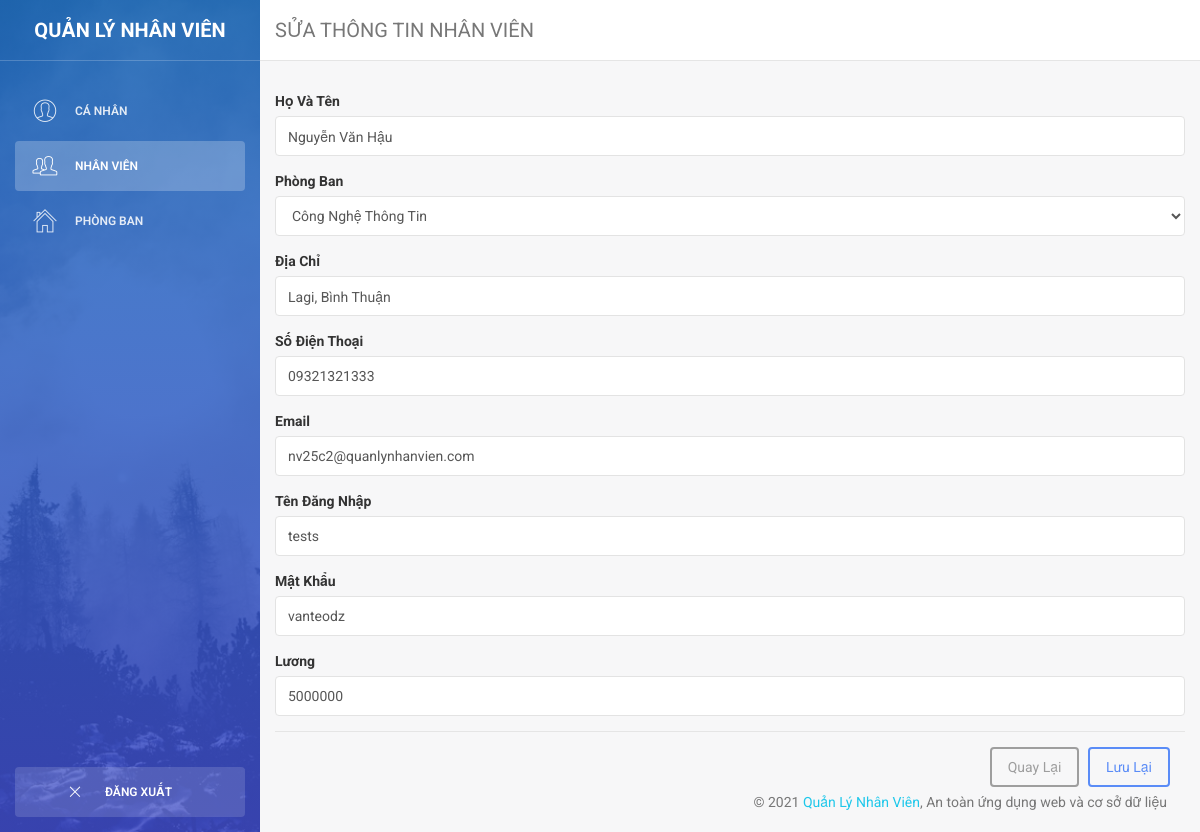
The page /sua_nhanvien.php?id=51 (signed in) on the database its author committed.
### tables this page shows
CREATE TABLE `nhanvien` (
  `ID` int(5) UNSIGNED NOT NULL,
  `HOTEN` varchar(255) NOT NULL,
  `MAPB` varchar(10) DEFAULT NULL,
  `PHAI` varchar(10) NOT NULL,
  `DIACHI` varchar(255) DEFAULT NULL,
  `SDT` varchar(20) DEFAULT NULL,
  `EMAIL` varchar(255) DEFAULT NULL,
  `USERNAME` varchar(32) DEFAULT NULL,
  `PASSWORD` varchar(100) DEFAULT NULL,
  `LUONG` varchar(100) DEFAULT NULL,
  `isAdmin` int(11) DEFAULT NULL
);

CREATE TABLE `phongban` (
  `MAPB` varchar(5) NOT NULL,
  `TENPB` varchar(50) DEFAULT NULL
);

### sua_nhanvien.php (the view, shortened to what this page needs)
<?php
    $ciphering = "AES-256-CTR";
    $option = 0;
    $encryption_iv = '1122334455667788';
    $encryption_key = "aaaaaaaa";
    require 'connectdatabase.php';
    if(isset($_GET["id"])) {
        $id = $_GET["id"];
        $sql_sel = "SELECT id ,hoten, mapb, diachi,sdt ,email ,username,password,luong FROM nhanvien WHERE `id` = $id";
        $result = $conn->query($sql_sel);
        $rows = mysqli_fetch_array($result);
    }
?>
<!doctype html>
<html lang="en">
<head>
    <link href="assets/css/bootstrap.min.css" rel="stylesheet" />
    <link href="assets/css/animate.min.css" rel="stylesheet"/>
    <link href="assets/css/light-bootstrap-dashboard.css" rel="stylesheet"/>
    <link href="assets/css/demo.css" rel="stylesheet" />
    <link href="http://maxcdn.bootstrapcdn.com/font-awesome/4.2.0/css/font-awesome.min.css" rel="stylesheet">
    <link href="assets/css/pe-icon-7-stroke.css" rel="stylesheet" />
</head>
<body>
<div class="wrapper">
    <div class="sidebar" data-color="blue" data-image="assets/img/sidebar-5.jpg">
    	<div class="sidebar-wrapper">
            <div class="logo">
                <a href="#" class="simple-text">
                    QUẢN LÝ NHÂN VIÊN
                </a>
            </div>
            <ul class="nav">
                <li>
                    <a href="profile.php">
                        <i class="pe-7s-user"></i>
                        <p>Cá Nhân</p>
                    </a>
                </li>
                <li class="active">
                    <a href="nhanvien.php">
                        <i class="pe-7s-users"></i>
                        <p>nhân viên</p>
                    </a>
                </li>
                <li>
                    <a href="phongban.php">
                        <i class="pe-7s-home"></i>
                        <p>Phòng Ban</p>
                    </a>
                </li>
				<li class="active-pro">
                    <a href="controller_logout.php">
                        <i class="pe-7s-close" style="margin-left: 30px;"></i>
                        <p>Đăng Xuất</p>
                    </a>
                </li>
            </ul>
    	</div>
    </div>
    <div class="main-panel">
        <nav class="navbar navbar-default navbar-fixed">
            <div class="container-fluid">
                <div class="navbar-header">
                    <p class="navbar-brand" href="#">SỬA THÔNG TIN NHÂN VIÊN</p>
                </div>
            </div>
        </nav>
        <div class="content">
            <div class="container-fluid">
                <div class="row">
            <form method="post" action="controller_edit.php">
              <div class="form-group">
                <label >Họ Và Tên</label>
                <input name="hoten" type="text" class="form-control" placeholder="Nhập họ và tên" value="<?php
                if(isset($_SESSION['username']) && $_SESSION['username']) {
                 echo $rows["hoten"]; }
                 else {
                    echo "";
                 }
                ?>">
              </div>
              <div class="form-group">
                    <label for="phongban">Phòng Ban <?php
                        ?>   </label>
                    <select class="form-control" name="phongban">
                      <?php
                                        $sql = "SELECT mapb, tenpb from phongban";
                                        $result = $conn->query($sql);
                                        if ($result->num_rows > 0) {
                                        while($row = $result->fetch_assoc()) {
                                            ?>
                    <option <?= $rows["mapb"] == $row["mapb"] ? "selected" : "" ?>  value='<?= $row["mapb"] ?>'> <?= $row["tenpb"] ?></option>";
                    <?php
                                        }
                                    }
                     ?>
                    </select>
                  </div>
            <div class="form-group">
                <label >Địa Chỉ</label>
                <input name="diachi" type="text" class="form-control" placeholder="Số nhà, đường, xã,..." value="<?php
                if(isset($_SESSION['username']) && $_SESSION['username']) {
                echo $rows["diachi"]; }
                ?>">
            </div>
            <div class="form-group">
                <label>Số Điện Thoại</label>
                <input name="sdt" type="text" class="form-control" aria-describedby="emailHelp" placeholder="SĐT" value="<?php
                if(isset($_SESSION['username']) && $_SESSION['username']) {
                echo $rows["sdt"];} ?>">
            </div>
            <div class="form-group">
                <label>Email</label>
                <input name="email" type="email" class="form-control" aria-describedby="emailHelp" placeholder="Nhập vào email" value="<?php
                if(isset($_SESSION['username']) && $_SESSION['username']) {
                    echo $rows["email"];} ?>">
            </div>
            <div class="form-group">
                <label>Tên Đăng Nhập</label>
                <input name="username" type="text" class="form-control" aria-describedby="emailHelp" placeholder="Username" value="<?php
                if(isset($_SESSION['username']) && $_SESSION['username']) {
                echo $rows["username"];} ?>">
            </div>
            <div class="form-group">
                <label>Mật Khẩu</label>
                <input name="password" type="text" class="form-control" placeholder="Password" value="<?php
                $password_decryption = openssl_decrypt($rows["password"], $ciphering, $encryption_key,$option,$encryption_iv);
                echo $password_decryption;
                ?>">
            </div>
            <div class="form-group">
                <label>Lương</label>
                <input name="luong" type="text" class="form-control" placeholder="Nhập vào lương" value="<?php
                $luong_decryption = openssl_decrypt($rows["luong"], $ciphering, $encryption_key,$option,$encryption_iv);
                echo $luong_decryption; ?>">
            </div>
            <div class="modal-footer">
                <button type="submit" class="btn btn-secondary" name="return">Quay Lại</button>
                <button <?php if($rows["username"] == 'admin') {
                echo "disabled"; }
            ?> type="submit" class="btn btn-primary" name="Confirm">Lưu Lại</button>
            </div>
         </form>
            </div>
        </div>
        <footer class="footer">
            <div class="container-fluid" style="position: absolute; bottom: 0;right: 0;">
                <p class="copyright pull-right">
                    &copy; 2021 <a href="#">Quản Lý Nhân Viên</a>, An toàn ứng dụng web và cơ sở dữ liệu
                </p>
            </div>
        </footer>
    </div>
</div>
</body>
</html>

### assets/css/demo.css (style rules this page uses)
.sidebar .nav > li.active-pro { position: absolute; width: 100%; bottom: 10px; }
.sidebar .nav > li.active-pro a { background: rgba(255, 255, 255, 0.14); opacity: 1; color: #FFFFFF; }

### rows shown on the page
nhanvien: hoten "Nguyễn Văn Hậu", phongban "Công Nghệ Thông Tin", diachi "Lagi, Bình Thuận", sdt "09321321333", email "nv25c2@quanlynhanvien.com", username "tests", password "vanteodz", luong "5000000"
